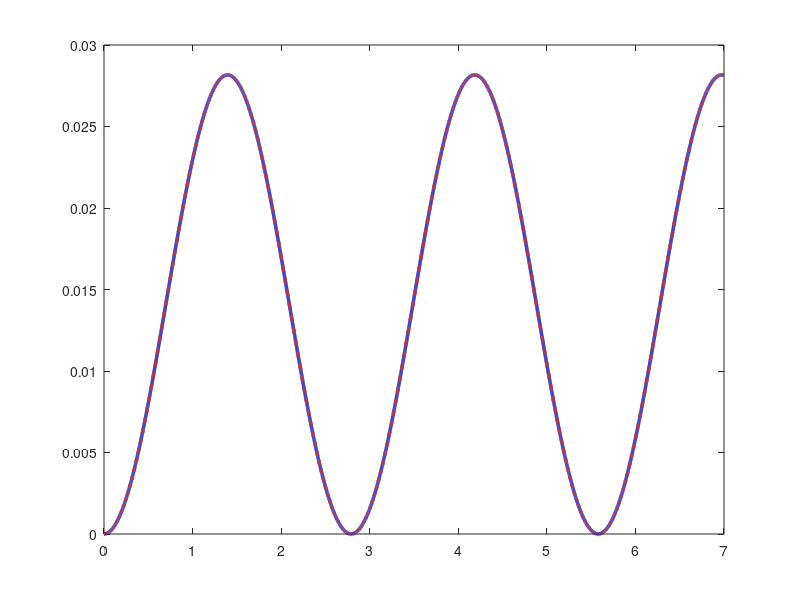

Here is the MATLAB script that generated this plot: (Note: this script raises an error after producing the figure.)
K = 1/71; T = sqrt(14/71);
sys = tf(1, [14 0 71]);
t = 0:0.001:7;

y_theory = K * (1 - cos(t/T));
[y_sys, t_sys] = step(sys, t);

figure('Position', [100 100 900 400], 'Color','white');
plot(t, y_theory, 'Color', [0, 0, 0.7], 'LineStyle', '-', 'LineWidth', 2.5); 
hold on;
plot(t_sys, y_sys, 'Color', [0.8 0.2 0.2], 'LineStyle', '--', 'LineWidth', 2.5);

ax = gca; ax.LineWidth = 1.5; ax.FontSize = 13;
ax.XColor = [0.3 0.3 0.3]; ax.YColor = [0.3 0.3 0.3];
ax.GridColor = [0.9 0.9 0.9]; ax.GridAlpha = 0.4;
ax.MinorGridColor = [0.95 0.95 0.95]; ax.MinorGridAlpha = 0.2;
grid on; grid minor; box on; ylim([-0.001, 0.04]);

xlabel('Time'); ylabel('h(t)');
legend('h_{theor}', 'h_{sys}', 'Location','northwest','FontSize',15);
set(findall(gcf, '-property', 'FontName'), 'FontName', 'DejaVu Math TeX Gyre');
exportgraphics(gcf, '../../../images/task4/time/y4.png', 'Resolution', 500);
